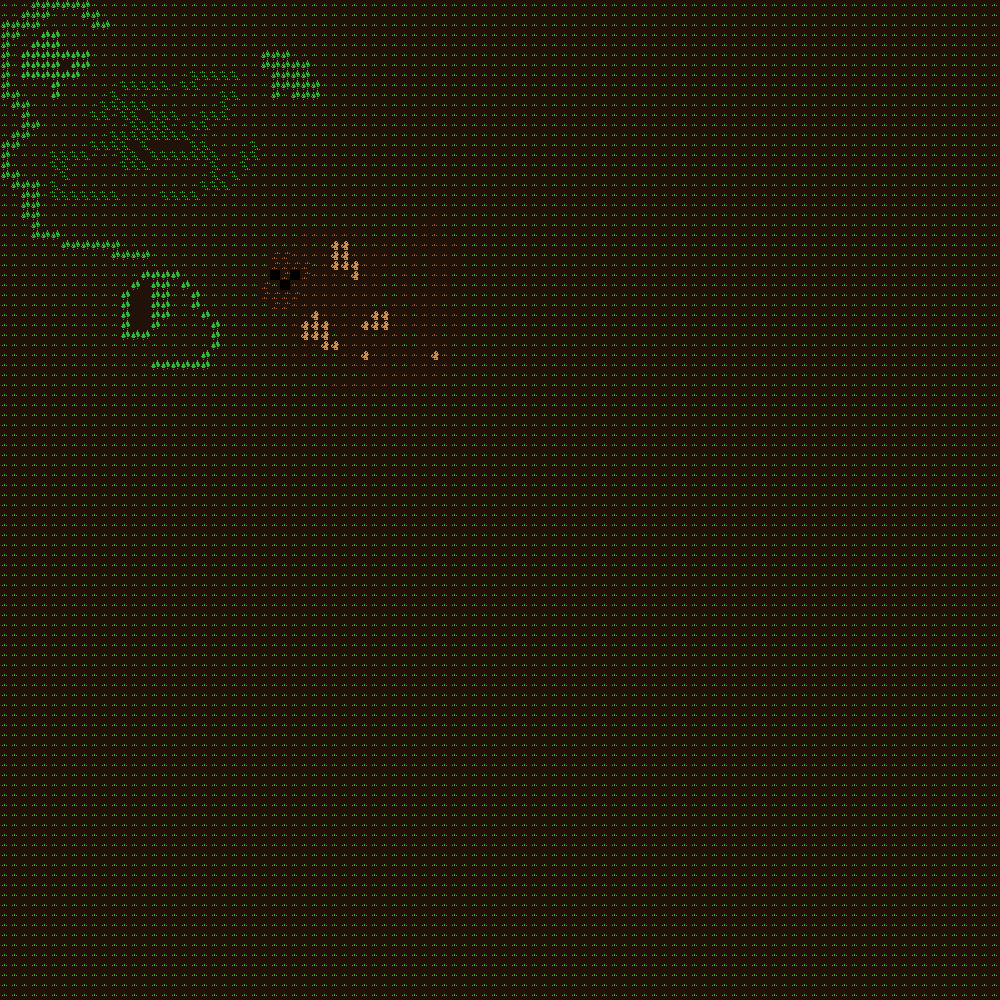

Tiled map render using the project's own tile images. Description and the map definition, with tile-layer contents summarised, below:
An orthogonal 100x100 tile map with 10x10 px tiles, 2 tile layers (Tile Layer 1, Collision) and 1 object.

<map version="1.8" tiledversion="1.8.0" orientation="orthogonal" renderorder="right-down" width="100" height="100" tilewidth="10" tileheight="10" infinite="0" nextlayerid="5" nextobjectid="7">
 <tileset firstgid="1" source="Bountiful.tsx" />
 <layer id="1" name="Tile Layer 1" width="100" height="100">
  <data>[10000 cells, 10000 non-empty, 8 distinct tile ids]</data>
 </layer>
 <objectgroup id="4" name="Portals">
  <object id="6" x="270" y="270" width="30" height="20">
   <properties>
    <property name="targetMap" value="village.tmx" />
    <property name="targetX" type="int" value="1" />
    <property name="targetY" type="int" value="13" />
   </properties>
  </object>
 </objectgroup>
 <layer id="2" name="Collision" width="100" height="100">
  <data>[10000 cells, 24 non-empty, 1 distinct tile ids]</data>
 </layer>
</map>